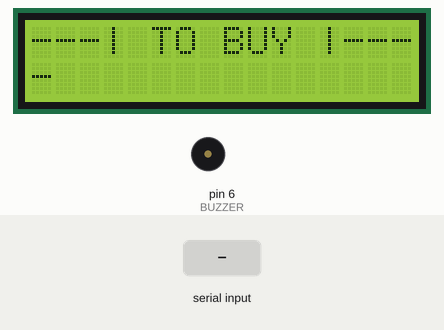
This sketch was run on a simulated Arduino Uno, built with avr-gcc and run on an emulated ATmega328P. Parts: 16×2 character LCD, buzzer (waves = sounding). The test bench sets the inputs (shaded band).

Above: at 1.2 s.
1.3 s: "1" received over Serial
At 3.2 s:
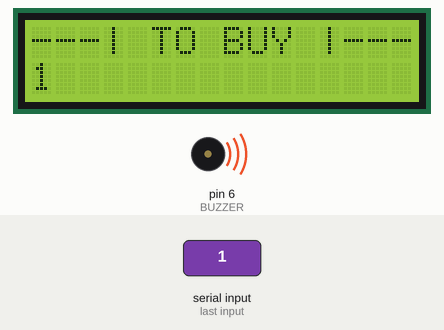
3.9 s: "0" received over Serial
At 6.2 s:
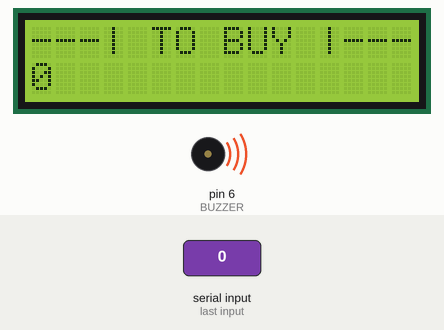
6.5 s: "2" received over Serial
At 8.4 s:
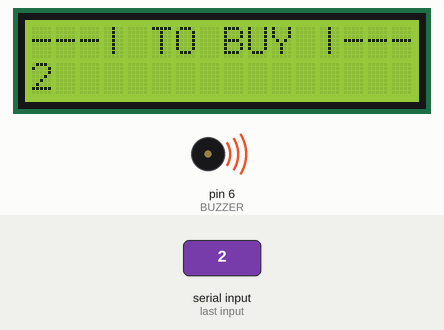
Timing chart, 0 to 9.9 s (numbered marks = the images above; inputs shaded):
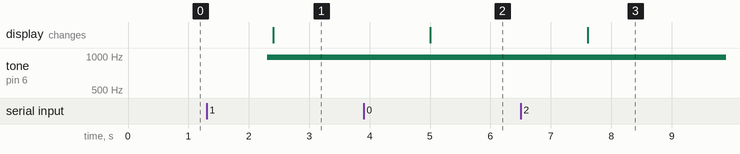

The sketch:

hims_output.ino
```cpp
// Pin definitions
#define RS 12
#define EN 11
#define D4 5
#define D5 4
#define D6 3
#define D7 2
#define BUZZER 6

#define COL 16
#define ROW 2

#include <LiquidCrystal.h>

const int VOLUME = 60;
const int SPEED = 300;
const int PAUSE_TIME = 2000;

LiquidCrystal lcd(RS, EN, D4, D5, D6, D7);
String str = "-";
char c[COL + 1];

void setup() {
  lcd.begin(COL, ROW);
  Serial.begin(9600);

  pinMode(BUZZER, OUTPUT);
}

void loop() {
  if (Serial.available()) {
    String in;

    while (Serial.available() > 0) {
      in = Serial.readString();
    }

    if (in.compareTo(str) != 0) {
      analogWrite(BUZZER, VOLUME);
      delay(100);
      analogWrite(BUZZER, 0);

      str = in;
    }

    lcd.clear();
  }

  lcd.setCursor(0, 0);
  lcd.write("---| TO BUY |---");

  lcd.setCursor(0, 1);

  if (str.length() > COL) {
    int extra = str.length() - COL;

    for (int i = 0; i <= extra; i++) {
      str.substring(i, COL + i).toCharArray(c, 17);

      lcd.write(c);

      if (i == 0) delay(PAUSE_TIME);

      delay(SPEED);

      lcd.setCursor(0, 1);
    }

    delay(PAUSE_TIME);
  } else {
    str.toCharArray(c, 17);
    lcd.write(c);
  }
}
```

Measured:
- after the input at 1.3 s, tone on pin 6 (BUZZER): silent → 977 Hz after 1.0 s; the display: changes after 1.1 s (image 1)
- after the input at 3.9 s, the display: changes after 1.1 s (image 2)
- after the input at 6.5 s, the display: changes after 1.1 s (image 3)
